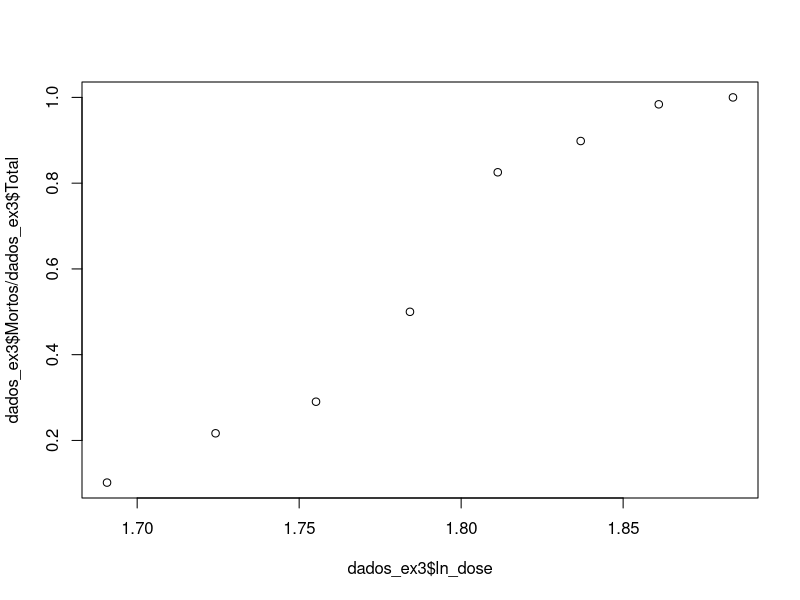
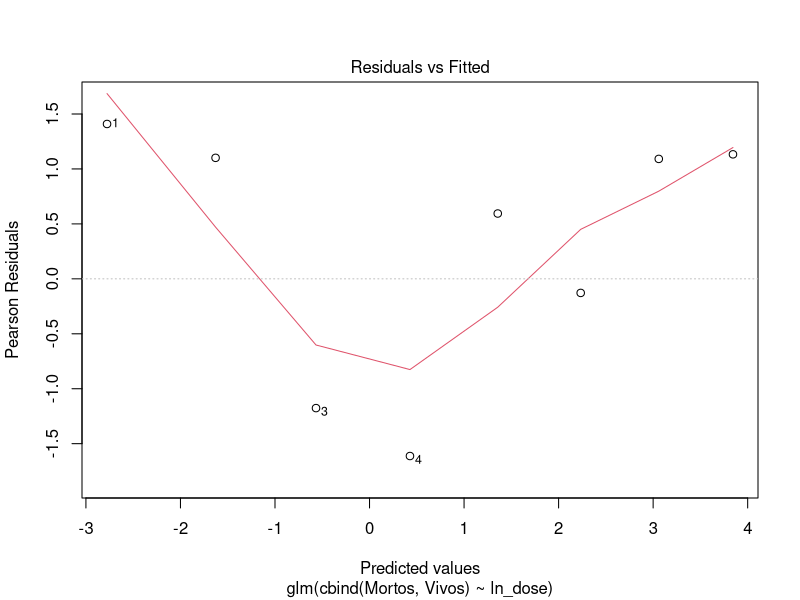
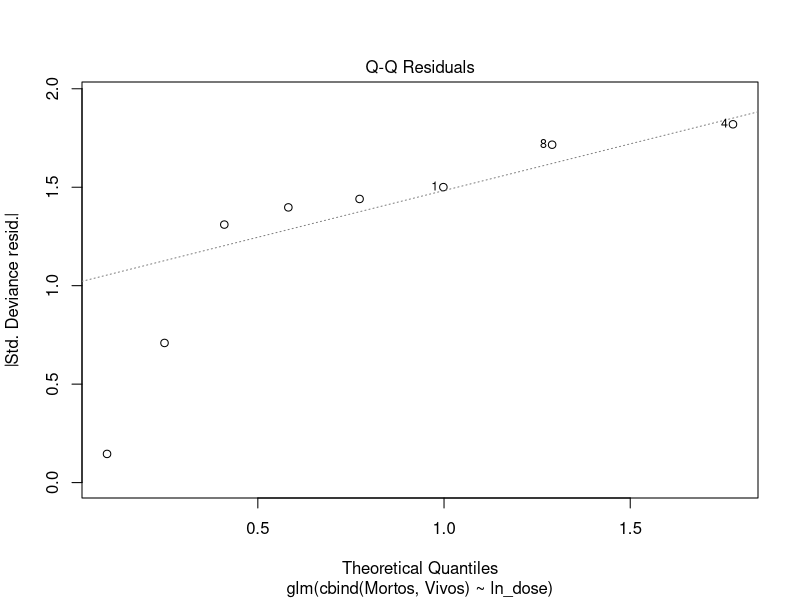
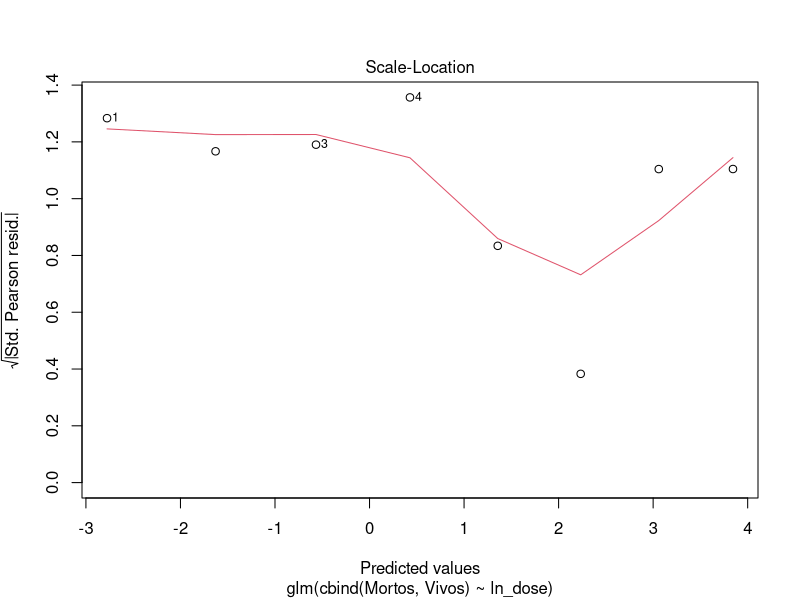
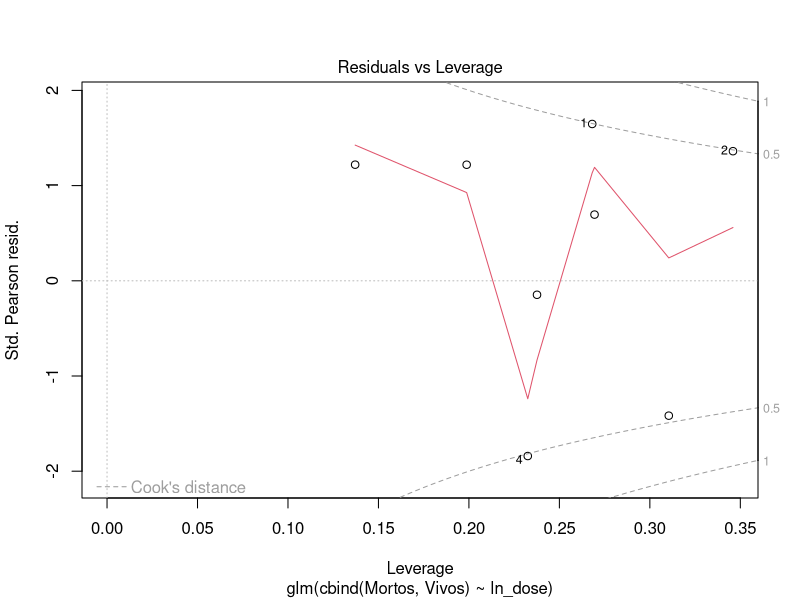
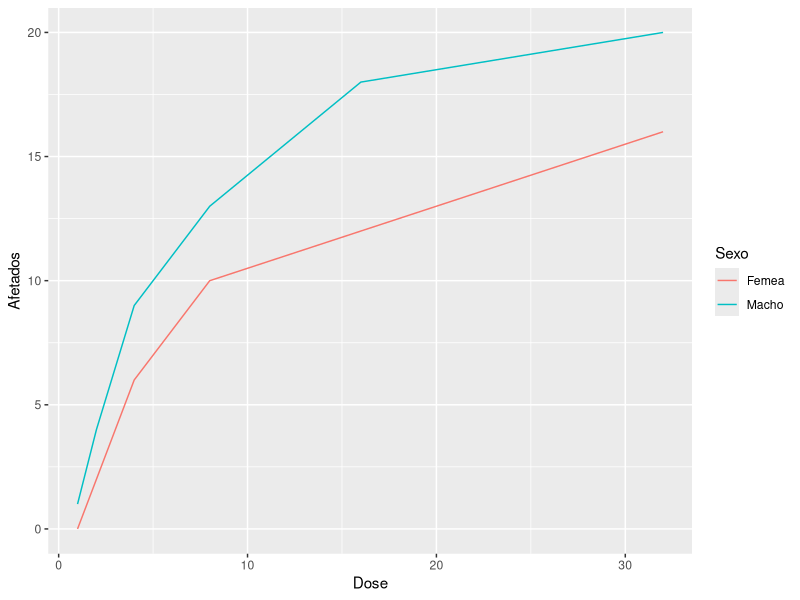
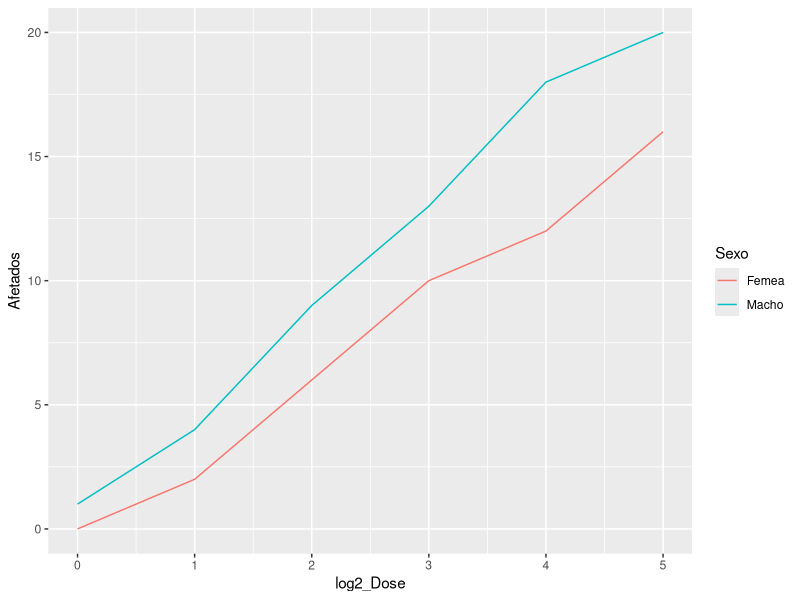
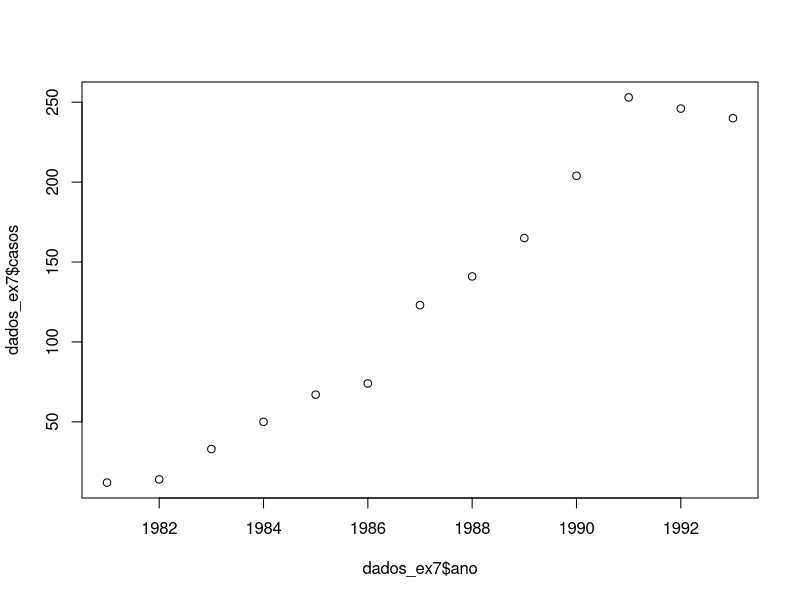

These figures' R source, in order:
## ---- chunk 1
dados_ex3 <- data.frame(
  ln_dose = c(1.6907, 1.7242, 1.7552, 1.7842, 1.8113, 1.8369, 1.8610, 1.8839),
  Mortos = c(6, 13, 18, 28, 52, 53, 61, 60),
  Total = c(59, 60, 62, 56, 63, 59, 62, 60)
)

head(dados_ex3)
## ---- chunk 2
plot(x = dados_ex3$ln_dose, y = dados_ex3$Mortos/dados_ex3$Total)
## ---- chunk 3
dados_ex3$Vivos <- dados_ex3$Total - dados_ex3$Mortos

modelo_ex3 <- glm(cbind(Mortos, Vivos) ~ ln_dose,
                  family = binomial(link = "logit"), data = dados_ex3)

summary(modelo_ex3)
## ---- chunk 4
11.232/6
## ---- chunk 5
plot(modelo_ex3)
## ---- chunk 6
dados_ex3$Vivos <- dados_ex3$Total - dados_ex3$Mortos

modelo_ex3 <- glm(cbind(Mortos, Vivos) ~ ln_dose,
                  family = binomial(link = "probit"), data = dados_ex3)

summary(modelo_ex3)
## ---- chunk 7
10.12/6
## ---- chunk 8
exp(coef(modelo_ex3))
## ---- chunk 9

## ---- chunk 10
# Para a LD50 (item d), você pode extrair do modelo os coeficientes 
# e usar a fórmula: LD50 = -beta0 / beta1

as.numeric(-coef(modelo_ex3)[1] / coef(modelo_ex3)[2])
## ---- chunk 11
dados_ex5 <- data.frame(
  Sexo = rep(c("Macho", "Femea"), each = 6),
  Dose = rep(c(1, 2, 4, 8, 16, 32), times = 2),
  Afetados = c(1, 4, 9, 13, 18, 20,    # Machos
               0, 2, 6, 10, 12, 16),   # Fêmeas
  Total = rep(20, 12)                  # 20 indivíduos por grupo
)

dados_ex5$Sexo <- as.factor(dados_ex5$Sexo)

head(dados_ex5)
## ---- chunk 12
library(ggplot2)

ggplot(dados_ex5, aes(x = Dose, y = Afetados, color = Sexo))+
  geom_line()
## ---- chunk 13
dados_ex5$log2_Dose <- log2(dados_ex5$Dose)

ggplot(dados_ex5, aes(x = log2_Dose, y = Afetados, color = Sexo))+
  geom_line()

## ---- chunk 14
dados_ex5$Nao_Afetados <- dados_ex5$Total - dados_ex5$Afetados

modelo_ex5 <- glm(cbind(Afetados, Nao_Afetados) ~ log2_Dose + Sexo,
                  family = binomial(link = "logit"), data = dados_ex5)

summary(modelo_ex5)
## ---- chunk 15
6.7571/9
## ---- chunk 16
dados_ex8 <- data.frame(
  Raca = c("Branca", "Branca", "Negra", "Negra"),
  Tratamento = c("Imediatamente", "Mais_tarde", "Imediatamente", "Mais_tarde"),
  Com_Sintomas = c(14, 32, 11, 12),
  Sem_Sintomas = c(93, 81, 52, 43)
)

# Convertendo variáveis explicativas para fatores
dados_ex8$Raca <- as.factor(dados_ex8$Raca)
dados_ex8$Tratamento <- as.factor(dados_ex8$Tratamento)
## ---- chunk 17
# Como os dados estão agrupados, precisamos modelar as respostas de sucesso e fracasso usando a função cbind()

modelo_ex8 <- glm(cbind(Com_Sintomas, Sem_Sintomas) ~ Raca + Tratamento,
                  family = binomial(link = "logit"), data = dados_ex8)

summary(modelo_ex8)
## ---- chunk 18
abs(1-1.3835/1)
## ---- chunk 19
modelo_ex8 <- glm(cbind(Com_Sintomas, Sem_Sintomas) ~ Tratamento,
                  family = binomial(link = "logit"), data = dados_ex8)

summary(modelo_ex8)
## ---- chunk 20
abs(1-1.4206/2)
## ---- chunk 21
modelo_ex8$fitted.values
## ---- chunk 22
exp(coef(modelo_ex8))
## ---- chunk 23
exp(confint(modelo_ex8))
## ---- chunk 24
dados_ex12 <- data.frame(
  Sexo = c("Masculino", "Masculino", "Feminino", "Feminino"),
  Raca = c("Branca", "Negra", "Branca", "Negra"),
  Democrata = c(132, 42, 172, 56),
  Republicano = c(176, 6, 129, 4),
  Independente = c(127, 12, 130, 15)
)

dados_ex12$Sexo <- as.factor(dados_ex12$Sexo)
dados_ex12$Raca <- as.factor(dados_ex12$Raca)

head(dados_ex12)

## ---- chunk 25
library(nnet)
modelo_ex12 <- multinom(cbind(Democrata, Republicano, Independente) ~ Sexo + Raca,
                        data = dados_ex12)

summary(modelo_ex12)
## ---- chunk 26
exp(coef(modelo_ex12))
## ---- chunk 27
exp(confint(modelo_ex12))       
## ---- chunk 28
dados_ex9 <- data.frame(
  Trampa = c("Laranja", "Amarelo", "Laranja", "Amarelo"),
  Sexo = c("Macho", "Macho", "Femea", "Femea"),
  Y = c(246, 458, 17, 32)
)

head(dados_ex9)

## ---- chunk 29
modelo_ex9 <- glm(Y ~ Trampa + Sexo,
                  family = poisson(link = "log"), data = dados_ex9)

summary(modelo_ex9)
## ---- chunk 30
exp(coef(modelo_ex9))
## ---- chunk 31
exp(confint(modelo_ex9))
## ---- chunk 32
modelo_ex9 <- glm(Y ~ Trampa + Sexo + Trampa:Sexo,
                  family = poisson(link = "log"), data = dados_ex9)

summary(modelo_ex9)
## ---- chunk 33
predict(modelo_ex9, type = "response")
## ---- chunk 34
dados_ex7 <- data.frame(
  casos = c(12, 14, 33, 50, 67,74, 123, 141, 165, 204, 253, 246, 240),
  ano = seq.int(1981,1981+12, by = 1)
)

head(dados_ex7)
## ---- chunk 35
plot(x = dados_ex7$ano, y = dados_ex7$casos)
## ---- chunk 36
modelo_ex7 <- glm(casos ~ ano,
                  family = poisson(link = "log"), data = dados_ex7)

summary(modelo_ex7)
## ---- chunk 37
AIC(modelo_ex7)
BIC(modelo_ex7)
## ---- chunk 38
exp(coef(modelo_ex7))
## ---- chunk 39
predict(modelo_ex7, type = "response")
## ---- chunk 40
dados_ex7$casos
## ---- chunk 41
dados_ex7$cont <- seq(1,nrow(dados_ex7), by =1)
dados_ex7$cont2 <- dados_ex7$cont^2

head(dados_ex7)
## ---- chunk 42
modelo_ex7 <- glm(casos ~ cont + cont2,
                  family = poisson(link = "log"), data = dados_ex7)

summary(modelo_ex7)
## ---- chunk 43
AIC(modelo_ex7)
BIC(modelo_ex7)
## ---- chunk 44
exp(coef(modelo_ex7))
## ---- chunk 45
predict(modelo_ex7, type = "response")
## ---- chunk 46
dados_ex7$casos
## ---- chunk 47
plot(modelo_ex7)
## ---- chunk 48
residuals(modelo_ex7)
## ---- chunk 49
library(haven)

# Carregar o banco de dados
df <- read_dta("ejemplo_glm_igaussian.dta")
df$sexo <- as.factor(df$sexo)
head(df)
## ---- chunk 50
summary(df)
## ---- chunk 51
hist(df$tiempo)
## ---- chunk 52
model <- glm(tiempo ~ edad + sexo + imc, family = inverse.gaussian(link = "log"), data = df)

summary(model)
## ---- chunk 53
exp(coef(model))
## ---- chunk 54
model <- glm(tiempo ~ edad + sexo + imc, family = Gamma(link = "log"), data = df)

summary(model)
## ---- chunk 55
exp(coef(model))
## ---- chunk 56
AIC(model)
## ---- chunk 57
model <- glm(tiempo ~ edad * sexo + imc, family = Gamma(link = "log"), data = df)

summary(model)
## ---- chunk 58
exp(coef(model))
## ---- chunk 59
library(haven)

# Carregar o banco de dados
dados <- read_dta("PAS_centrosMLGM_cont.dta")
dados$sexo <- as.factor(dados$sexo)
dados$centro <- as.factor(dados$centro)
head(dados)
## ---- chunk 60
library(lme4)
## ---- chunk 61
table(dados$centro,dados$sexo)
## ---- chunk 62
hist(dados$PAS, breaks = 30)
## ---- chunk 63
modelo_misto <- glmer(PAS ~ idade + imc + sexo + (1|centro), data = dados)

summary(modelo_misto)
## ---- chunk 64
library(ggplot2)
library(dplyr)

glimpse(dados) # ou str(dados)
## ---- chunk 65
# graph box PAS, by(sexo centro)
ggplot(dados, aes(x = as.factor(sexo), y = PAS)) +
  geom_boxplot() +
  facet_wrap(~ centro) +
  theme_minimal() +
  labs(x = "Sexo", y = "PAS", title = "PAS por Sexo e Centro")
## ---- chunk 66
# graph box PAS, by(sexo)
ggplot(dados, aes(x = as.factor(sexo), y = PAS)) +
  geom_boxplot() +
  theme_minimal() +
  labs(x = "Sexo", y = "PAS")
## ---- chunk 67
# ==========================================
# Ajustando modelos mistos (Nível 1: Paciente, Nível 2: Centro)
# ==========================================

# modelo nulo o modelo de componentes de varianza
# meglm PAS || centro:, family(gaussian) link(identity)
# (1 | centro) indica o intercepto aleatório agrupado por centro
modelo_nulo <- lmer(PAS ~ 1 + (1 | centro), data = dados, REML = FALSE)
summary(modelo_nulo)
## ---- chunk 68
40.16/(40.16+184.54)
## ---- chunk 69
confint(modelo_nulo)
## ---- chunk 70
ic_dp <- confint(modelo_nulo)
ic_var <- ic_dp^2

print(ic_var)
## ---- chunk 71
# componente de varianza relativo a los centros (ICC)
# Em vez de fazer o "disp" manual, extraímos as variâncias do modelo nulo
var_comp_nulo <- as.data.frame(VarCorr(modelo_nulo))
var_centro_nulo <- var_comp_nulo$vcov[var_comp_nulo$grp == "centro"]
var_resid_nulo <- var_comp_nulo$vcov[var_comp_nulo$grp == "Residual"]
icc_nulo <- var_centro_nulo / (var_centro_nulo + var_resid_nulo)
cat("ICC Modelo Nulo:", icc_nulo, "\n")
## ---- chunk 72
# ==========================================
# Ajustamos modelo completo
# ==========================================

# meglm PAS idade i.sexo imc || centro:, family(gaussian) link(identity)
# estimates store M0
M0 <- lmer(PAS ~ idade + sexo + imc + (1 | centro), data = dados, REML = FALSE)
summary(M0)
## ---- chunk 73
32/(32+84)
## ---- chunk 74
# recalcular, de manera ajustada, componente de varianza de Centros
var_comp_M0 <- as.data.frame(VarCorr(M0))
var_centro_M0 <- var_comp_M0$vcov[var_comp_M0$grp == "centro"]
var_resid_M0 <- var_comp_M0$vcov[var_comp_M0$grp == "Residual"]
icc_ajustado <- var_centro_M0 / (var_centro_M0 + var_resid_M0)
cat("ICC Ajustado (M0):", icc_ajustado, "\n")
## ---- chunk 75
confint(M0)
## ---- chunk 76
ic_dp <- confint(M0)
ic_var <- ic_dp^2

print(ic_var)
## ---- chunk 77
# ==========================================
# Interpretacion de coeficiente aleatorio de edad
# ==========================================

# meglm PAS idade i.sexo imc || centro: idade, family(gaussian) link(identity)
# estimates store M1
# (1 + idade | centro) adiciona tanto a inclinação aleatória para idade quanto o intercepto aleatório
M1 <- lmer(PAS ~ idade + sexo + imc + (1 + idade | centro), data = dados, REML = FALSE)
summary(M1)
## ---- chunk 78
# ==========================================
# lrtest M0 M1, stats (Teste da Razão de Verossimilhança)
# ==========================================

# A função anova() aplicada a dois modelos lmer() executa o Teste da Razão de Verossimilhança (LR Test)
anova(M0, M1)
## ---- chunk 79
library(lmtest)

# Executa o Teste da Razão de Verossimilhanças
lrtest(M0, M1)
## ---- chunk 80
# Instale o pacote se não o tiver:
# install.packages("ggeffects")
library(ggeffects)

# 1. Prever a PAS para um intervalo de idades, fixando as outras variáveis 
# (o pacote usa a média do IMC e a categoria mais comum de sexo automaticamente)
previsoes_idade <- ggpredict(M0, terms = "idade")
print(previsoes_idade)
plot(previsoes_idade)
## ---- chunk 81
# Prever a PAS por Idade, agrupada por Sexo
previsoes_sexo <- ggpredict(M0, terms = c("idade", "sexo"))
print(previsoes_sexo)
plot(previsoes_sexo)
## ---- chunk 82
library(haven)

# Carregar o banco de dados
dados <- read_dta("animal_dieta.dta")

head(dados)
## ---- chunk 83
dim(dados)
## ---- chunk 84
# Garantir que a variável de agrupamento (id) seja um fator
dados$id <- as.factor(dados$id)

# ==========================================
# Análisis exploratorio
# ==========================================

# twoway scatter peso semana if id<=10, connect(L)
dados %>%
  filter(as.numeric(as.character(id)) <= 10) %>% # Filtra os 10 primeiros IDs
  ggplot(aes(x = semana, y = peso, group = id, color = id)) +
  geom_point() +
  geom_line() +
  theme_minimal() +
  labs(title = "Evolução do Peso nas Primeiras Semanas (IDs 1 a 10)",
       x = "Semana", y = "Peso (kg)")
## ---- chunk 85
hist(dados$peso, breaks = 30)
## ---- chunk 86
# ==========================================
# Modelos: Clássico vs Misto
# ==========================================

# glm peso semana, family(gaussian) link(identity)
# estimates store uno
modelo_uno <- glm(peso ~ semana, family = gaussian(link = "identity"), data = dados)
summary(modelo_uno)
## ---- chunk 87
8294.7/430
## ---- chunk 88
confint(modelo_uno)
## ---- chunk 89
# Ajustamos un modelo lineal generalizado misto
# meglm peso semana || id:, family(gaussian) link(identity)
# estimates store dos
# Usamos REML = FALSE (Maximum Likelihood) para bater com os resultados do 'mle' e 'meglm' do Stata
modelo_dos <- lmer(peso ~ semana + (1 | id), data = dados, REML = FALSE)
summary(modelo_dos)
## ---- chunk 90
14.817/(14.817+4.383)
## ---- chunk 91
confint(modelo_dos)
## ---- chunk 92
# lrtest uno dos (Teste da Razão de Verossimilhança)
lrtest(modelo_uno, modelo_dos)
## ---- chunk 93
# NOTA SOBRE O COMANDO xtmixed:
# No R, a função lmer() do pacote lme4 cobre totalmente o que o xtmixed e o meglm faziam no Stata.
# O modelo sem efeito aleatório (xtmixed peso semana, mle) é exatamente o "modelo_uno" (glm/lm).
# O modelo com efeito aleatório (xtmixed peso semana || id:, mle) é exatamente o "modelo_dos" acima.

# ==========================================
# Diagnostico e obtenção de interceptos
# ==========================================

# predict e, resid
# Extraindo os resíduos do nível 1 (intra-indivíduos)
dados$residuos_e <- residuals(modelo_dos)
## ---- chunk 94
# predict e_cons, reffects level(id)
# Extraindo os efeitos aleatórios (interceptos) do nível 2 (indivíduos)
# A função ranef() devolve uma lista; pegamos o data.frame associado ao "id" e a coluna do intercepto
efeitos_aleatorios <- ranef(modelo_dos)$id
efeitos_aleatorios$e_cons <- efeitos_aleatorios$`(Intercept)`
## ---- chunk 95
# qnorm e, name(g1) - Q-Q plot para os resíduos do modelo
g1 <- ggplot(dados, aes(sample = residuos_e)) +
  stat_qq() +
  stat_qq_line(color = "blue") +
  theme_minimal() +
  labs(title = "Q-Q Plot: Resíduos (e)")

g1
## ---- chunk 96
# qnorm e_cons, name(g2) - Q-Q plot para os efeitos aleatórios (interceptos)
g2 <- ggplot(efeitos_aleatorios, aes(sample = e_cons)) +
  stat_qq() +
  stat_qq_line(color = "red") +
  theme_minimal() +
  labs(title = "Q-Q Plot: Efeitos Aleatórios (e_cons)")

g2
## ---- chunk 97
# graph combine g1 g2, cols(2) colfirst
# Usamos o pacote patchwork (operador +) para colocar os gráficos lado a lado
# g1 + g2
## ---- chunk 98
predict(modelo_dos)
## ---- chunk 99
library(haven)

# Carregar o banco de dados
dados <- read_dta("Trat_Severidade_hospitais.dta")

head(dados)
## ---- chunk 100
dim(dados)
## ---- chunk 101
str(dados)
## ---- chunk 102
dados$treatment <- as.factor(dados$treatment)
dados$severity <- as.factor(dados$severity)
dados$sex <- as.factor(dados$sex)
## ---- chunk 103
hist(dados$recovery_days, breaks = 30)
## ---- chunk 104
modelo <- glmer(recovery_days ~ treatment + age + severity + sex + bmi + (1|hospital),
                family = Gamma(link = "log"),
                data = dados)
summary(modelo)
## ---- chunk 105
razao_medias <- exp(fixef(modelo))
print(razao_medias)
## ---- chunk 106
# razao_medias <- exp(ranef(modelo))
# print(razao_medias)
## ---- chunk 107
broom.mixed::tidy(modelo, exponentiate = TRUE, conf.int = TRUE)
## ---- chunk 108
modelo <- glmer(recovery_days ~ treatment + age * severity + sex + bmi + (1|hospital),
                family = Gamma(link = "log"),
                data = dados)
summary(modelo)
## ---- chunk 109
dados <- read_dta("vacuna.dta")
head(dados)
## ---- chunk 110
dados <- dados %>%
  mutate(
    mujer = as.factor(mujer),
    educ_sup = as.factor(educ_sup),
    municipio = as.factor(municipio)
  )
## ---- chunk 111
# ==========================================
# Explorar la base
# ==========================================

# tab mujer vacunado
table(Mujer = dados$mujer, Vacunado = dados$vacunado)
## ---- chunk 112
# tab mujer educ_sup
table(Mujer = dados$mujer, Educ_Sup = dados$educ_sup)
## ---- chunk 113
# tab vacunado educ_sup
table(Vacunado = dados$vacunado, Educ_Sup = dados$educ_sup)
## ---- chunk 114
# twoway... (Exemplo: Curva de probabilidade logística por idade)
# Como a variável 'vacunado' precisa ser numérica (0 e 1) para esse gráfico específico:
ggplot(dados, aes(x = edad, y = as.numeric(as.character(vacunado)))) +
  geom_smooth(method = "glm", method.args = list(family = "binomial"), se = FALSE, color = "blue") +
  theme_minimal() +
  labs(x = "Edad", y = "Probabilidad de ser vacunado", title = "Vacunación vs Edad")
## ---- chunk 115
# ==========================================
# Modelar
# ==========================================

# melogit vacunado edad mujer educ_sup || municipio:, or
# estimate store M0
M0 <- glmer(vacunado ~ edad + mujer + educ_sup + (1 | municipio), 
            family = binomial(link = "logit"), data = dados)
summary(M0)

# Para obter o "or" (Odds Ratios), aplicamos exp() aos coeficientes fixos:
cat("\nOdds Ratios - Modelo M0:\n")
exp(fixef(M0))
## ---- chunk 116
# melogit vacunado edad mujer educ_sup || municipio: educ_sup, or
# estimate store M1
# (1 + educ_sup | municipio) adiciona a inclinação aleatória para educ_sup por município
M1 <- glmer(vacunado ~ edad + mujer + educ_sup + (1 + educ_sup | municipio), 
            family = binomial(link = "logit"), data = dados)
summary(M1)

cat("\nOdds Ratios - Modelo M1:\n")
exp(fixef(M1))
## ---- chunk 117
# lrtest M0 M1 (Teste da Razão de Verossimilhança)
anova(M0, M1)
## ---- chunk 118
M2 <- glmer(vacunado ~ edad + mujer * educ_sup + (1 | municipio), 
            family = binomial(link = "logit"), data = dados)
summary(M2)

cat("\nOdds Ratios - Modelo M2:\n")
exp(fixef(M2))
## ---- chunk 119
# ==========================================
# Interação c.edad#educ_sup
# ==========================================

# melogit vacunado mujer c.edad#educ_sup || municipio: , or
# No Stata, c.var1#var2 inclui apenas o termo de interação (sem os efeitos principais).
# No R, isso é representado pelo operador dois pontos (:)
M2 <- glmer(vacunado ~ mujer + edad:educ_sup + (1 | municipio), 
            family = binomial(link = "logit"), data = dados)
summary(M2)

cat("\nOdds Ratios - Modelo M2:\n")
exp(fixef(M2))
## ---- chunk 120
dados <- read_dta("toenail.dta")
head(dados)
## ---- chunk 121
dados <- dados %>%
  mutate(
    # label define tratlbl 0 "Itraconazole" 1 "Terbinafine"
    tratamento = factor(tratamento, levels = c(0, 1), labels = c("Itraconazole", "Terbinafine")),
    
    # Asegurar que el identificador del paciente sea un factor (muy importante para lme4)
    paciente = as.factor(paciente)
  )
## ---- chunk 122
# ==========================================
# Exploración de la estructura de datos
# ==========================================

# xtdes, i(paciente) t(visita)
# R no tiene un comando exacto 'xtdes', pero podemos ver el número de visitas por paciente:
dados %>% 
  group_by(paciente) %>% 
  summarise(n_visitas = n()) %>% 
  count(n_visitas, name = "Frecuencia_de_pacientes")
## ---- chunk 123
# ==========================================
# Análisis Exploratorio (Tablas)
# ==========================================

# tab outcome
table(Outcome = dados$outcome)
## ---- chunk 124
# tab outcome tratamento
table(Outcome = dados$outcome, Tratamiento = dados$tratamento)
## ---- chunk 125
# tab outcome visita
table(Outcome = dados$outcome, Visita = dados$visita)
## ---- chunk 126
# ==========================================
# Análisis Exploratorio (Gráficos)
# ==========================================

# graph bar, over(outcome) over(tratamento)
ggplot(dados, aes(x = tratamento, fill = as.factor(outcome))) +
  geom_bar(position = "dodge") +
  theme_minimal() +
  labs(fill = "Infección (Outcome)", x = "Tratamiento", y = "Conteo")
## ---- chunk 127
# graph bar, over(outcome) over(visita)
ggplot(dados, aes(x = as.factor(visita), fill = as.factor(outcome))) +
  geom_bar(position = "dodge") +
  theme_minimal() +
  labs(fill = "Infección", x = "Visita", y = "Conteo")
## ---- chunk 128
# o alternativamente, la curva over time
# egen prop = mean(outcome), by(tratamento visita)
# egen mn_mes = mean(mes), by(tratamento visita)
# twoway line prop mn_mes, by(tratamento) sort
dados_resumen <- dados %>%
  group_by(tratamento, visita) %>%
  summarise(
    prop = mean(outcome, na.rm = TRUE),
    mn_mes = mean(mes, na.rm = TRUE),
    .groups = "drop"
  )
## ---- chunk 129
ggplot(dados_resumen, aes(x = mn_mes, y = prop, group = tratamento, color = tratamento)) +
  geom_line(size = 1) +
  geom_point() +
  facet_wrap(~ tratamento) + # by(tratamento)
  theme_minimal() +
  labs(x = "Time in months", y = "Proportion of onycholysis", color = "Tratamiento")
## ---- chunk 130
# ==========================================
# Modelos Multinivel (Efectos Mixtos Binarios)
# ==========================================

# melogit outcome i.tratamento c.mes || paciente:
M_basal <- glmer(outcome ~ tratamento + mes + (1 | paciente), 
                 family = binomial(link = "logit"), data = dados)
summary(M_basal)

# Para obtener Odds Ratios (la opción ", or" de Stata)
cat("\nOdds Ratios (M_basal):\n")
exp(fixef(M_basal))
## ---- chunk 131
# melogit outcome i.tratamento c.mes || paciente: mes
# (1 + mes | paciente) permite que cada paciente tenga su propia velocidad de mejora (pendiente aleatoria)
M_pendiente <- glmer(outcome ~ tratamento + mes + (1 + mes | paciente), 
                     family = binomial(link = "logit"), data = dados)
summary(M_pendiente)
cat("\nOdds Ratios (M_basal):\n")
exp(fixef(M_pendiente))
## ---- chunk 132
# melogit outcome i.tratamento c.mes i.tratamento#c.mes || paciente:
# En R, la interacción se hace con ":" (solo la interacción) o "*" (efectos principales + interacción)
M_interaccion <- glmer(outcome ~ tratamento + mes + tratamento:mes + (1 | paciente), 
                       family = binomial(link = "logit"), data = dados)
summary(M_interaccion)
cat("\nOdds Ratios (M_basal):\n")
exp(fixef(M_interaccion))
## ---- chunk 133
# ==========================================
# Empirical Bayes (Efectos Aleatorios por Paciente)
# ==========================================

# predict ebmodal, reffects
# Extraemos los interceptos aleatorios de cada paciente del modelo M_basal
efectos_aleatorios <- ranef(M_basal)$paciente
efectos_aleatorios$paciente <- rownames(efectos_aleatorios) # Recuperar el ID del paciente
efectos_aleatorios <- efectos_aleatorios %>% rename(ebmodal = `(Intercept)`)

# egen num0 = total(outcome==0), by(paciente)
# egen num1 = total(outcome==1), by(paciente)
resumen_pacientes <- dados %>%
  group_by(paciente) %>%
  summarise(
    num0 = sum(outcome == 0, na.rm = TRUE),
    num1 = sum(outcome == 1, na.rm = TRUE)
  )

# Unimos la tabla de conteos con los Empirical Bayes
tabla_final <- left_join(resumen_pacientes, efectos_aleatorios, by = "paciente")

# list paciente num0 num1 ebmodal if visita==1 , noobs
# Como los datos ya están resumidos por paciente en 'tabla_final', simplemente imprimimos las primeras filas:
head(tabla_final, 10)
